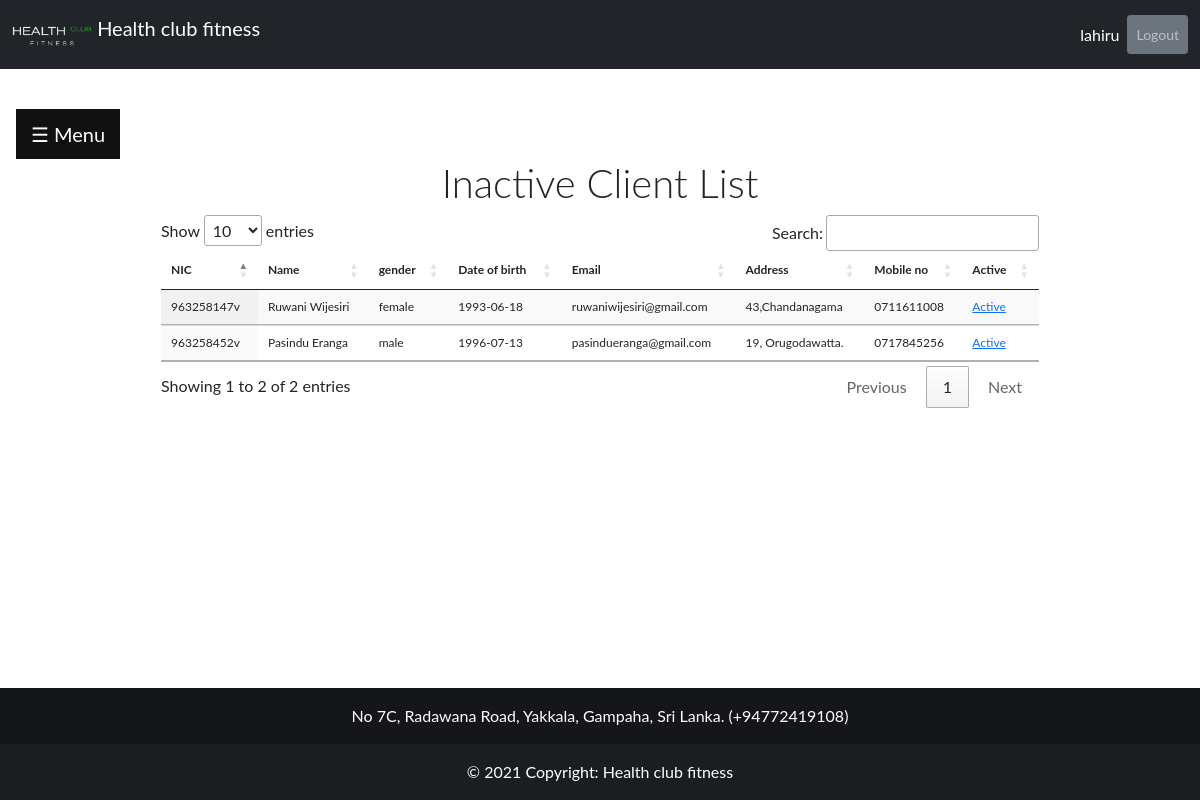
Page /client_list_inactive.php (signed in) on the committed database.
### tables this page shows
CREATE TABLE IF NOT EXISTS `client` (
  `nic` varchar(15) NOT NULL,
  `name` varchar(50) NOT NULL,
  `gender` varchar(20) NOT NULL,
  `dob` varchar(10) NOT NULL,
  `email` varchar(50) NOT NULL,
  `address` varchar(100) NOT NULL,
  `mobile_no` varchar(10) NOT NULL,
  `weight` varchar(3) NOT NULL,
  `height` varchar(3) NOT NULL,
  `injuries` varchar(200) NOT NULL,
  `non_spread_diseases` varchar(200) NOT NULL,
  `attendance` varchar(1) NOT NULL,
  `food_consumption` varchar(200) NOT NULL,
  `client_username` varchar(50) NOT NULL,
  `password` varchar(20) NOT NULL,
  `date_joined` timestamp NOT NULL DEFAULT CURRENT_TIMESTAMP,
  `deletion_indicator` varchar(20) DEFAULT NULL,
  PRIMARY KEY (`nic`)
);

### client_list_inactive.php (the view, shortened to what this page needs)
<!DOCTYPE html>
<html lang="en">
<head>
    <link href="https://cdn.jsdelivr.net/npm/bootstrap@5.0.1/dist/css/bootstrap.min.css" rel="stylesheet">
    <link rel="stylesheet" type="text/css" href="https://cdn.datatables.net/1.11.1/css/jquery.dataTables.min.css">
</head>
<body>
<nav class="navbar navbar-expand-lg navbar-dark bg-dark ">
  <div class="container-fluid">
    <a class="navbar-brand" href="#">
    <img src="image/logo/HealthClubLogo.png" alt="" width="80" height="40" class="d-inline-block align-text-top">
        Health club fitness</a>
    <div class="collapse navbar-collapse" id="navbarNav">
      <ul class="navbar-nav ms-auto mb-2 mb-lg-0">
        <li class="nav-item ">
          <a class="nav-link"></a>
        </li>
        <li class="nav-item">
          <a class="nav-link"></a>
        </li>
        <li class="nav-item">
          <a class="nav-link active"><?php echo $_SESSION['ConsultantUser']; ?></a>
        </li>
        <li class="nav-item">
          <a class="nav-link btn btn-secondary btn-sm" role="button" href = "logout.php">Logout</a>
        </li>
      </ul>
    </div>
  </div>
</nav>
<div id="main">
  <button class="openbtn" onclick="openNav()">☰ Menu</button>
<div class="container">
  <div class="row justify-content-center">
    <div class="col-10">
<?php
  include "connection/connection2.php";
  $inactive_client_list = '';
  $query = "SELECT nic,name,gender,dob,email,address,mobile_no,injuries,non_spread_diseases FROM client WHERE deletion_indicator = 'x' ORDER BY name";
  $inactive_clients = mysqli_query($connection, $query);
    while ($inactive_client = mysqli_fetch_assoc($inactive_clients)) {
      $inactive_client_list .= "<tr>";
      $inactive_client_list .= "<td>{$inactive_client['nic']}</td>";
      $inactive_client_list .= "<td>{$inactive_client['name']}</td>";
      $inactive_client_list .= "<td>{$inactive_client['gender']}</td>";
      $inactive_client_list .= "<td>{$inactive_client['dob']}</td>";
      $inactive_client_list .= "<td>{$inactive_client['email']}</td>";
      $inactive_client_list .= "<td>{$inactive_client['address']}</td>";
      $inactive_client_list .= "<td>{$inactive_client['mobile_no']}</td>";
      $inactive_client_list .= "<td><a href=client_active2.php?nic={$inactive_client['nic']}>Active</a></td>";
      $inactive_client_list .= "</tr>";
    }
 ?>
<div class="table-responsive px-4">
  <h5 class="display-6 text-center">Inactive Client List</h5>
  <table class="display table table-sm" id="example" style="font-size: 12px;">
    <thead>
      <tr>
        <th>NIC</th>
        <th>Name</th>
        <th>gender</th>
        <th>Date of birth</th>
        <th>Email</th>
        <th>Address</th>
        <th>Mobile no</th>
        <th>Active</th>
      </tr>
    </thead>
      <tbody>
      <?php echo $inactive_client_list; ?>
      </tbody>
  </table>
</div>
    </div>
  </div>
</div>
</div>
<footer class="bg-dark text-center text-white fixed-bottom">
    <div class="text-center p-3" style="background-color: rgba(0, 0, 0, 0.4);">
        No 7C, Radawana Road, Yakkala, Gampaha, Sri Lanka. (+94772419108)
    </div>
    <div class="text-center p-3" style="background-color: rgba(0, 0, 0, 0.2);">
    © 2021 Copyright: Health club fitness
    </div>
</footer>
</body>
</html>

### client_list_inactive.php (style rules this page uses)
body { font-family: "Lato", sans-serif; }
.openbtn { font-size: 20px; cursor: pointer; background-color: #111; color: white; padding: 10px 15px; border: none; }
#main { transition: margin-left .5s; padding: 16px; }

### rows in the picture
client: nic "963258452v", name "Pasindu Eranga", gender "male", dob "1996-07-13", email "pasindueranga@gmail.com", address "19, Orugodawatta.", mobile_no "0717845256"
client: nic "963258147v", name "Ruwani Wijesiri", gender "female", dob "1993-06-18", email "ruwaniwijesiri@gmail.com", address "43,Chandanagama", mobile_no "0711611008"

### other values in the picture
$_SESSION['ConsultantUser'] "lahiru"
